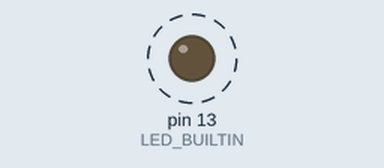
This sketch was run on a simulated Arduino Nano, built with avr-gcc and run on an emulated ATmega328P. On the bench: output pins drawn as LEDs (lit = HIGH). Dashed ring = blinking. What the sketch prints to the serial monitor is not drawn.

Above: at 0.6 s.
Timing chart, 0 to 3.0 s (numbered marks = the images above):
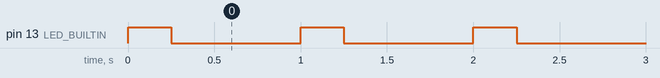

The sketch:

__name__.ino
```cpp
// @NAME@: Arduino sketch made by ./arduino-box new sketch @NAME@
// Compile: ./arduino-box compile . nano   (or esp32s3 | pico | blackpill | a full FQBN)
// Upload:  ./arduino-box plan nano .      (prints the commands; arduino-box never uploads)

void setup() {
  pinMode(LED_BUILTIN, OUTPUT);
  Serial.begin(115200);
  Serial.println("@NAME@ started");
}

void loop() {
  digitalWrite(LED_BUILTIN, HIGH);
  delay(250);
  digitalWrite(LED_BUILTIN, LOW);
  delay(750);
}
```

Measured:
- by itself, pin 13 (LED_BUILTIN): alternates HIGH for 0.25 s and LOW for 0.75 s
